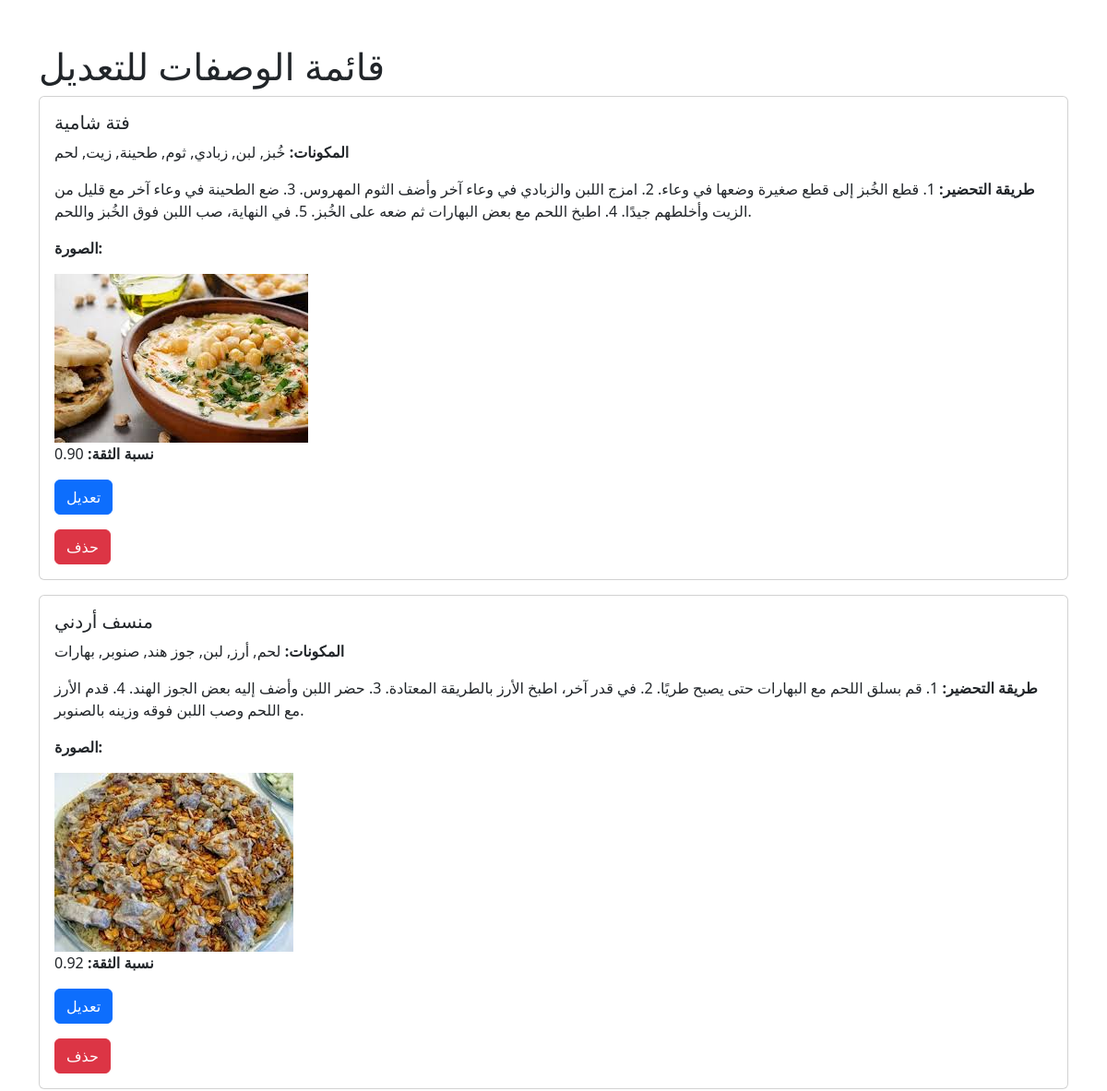
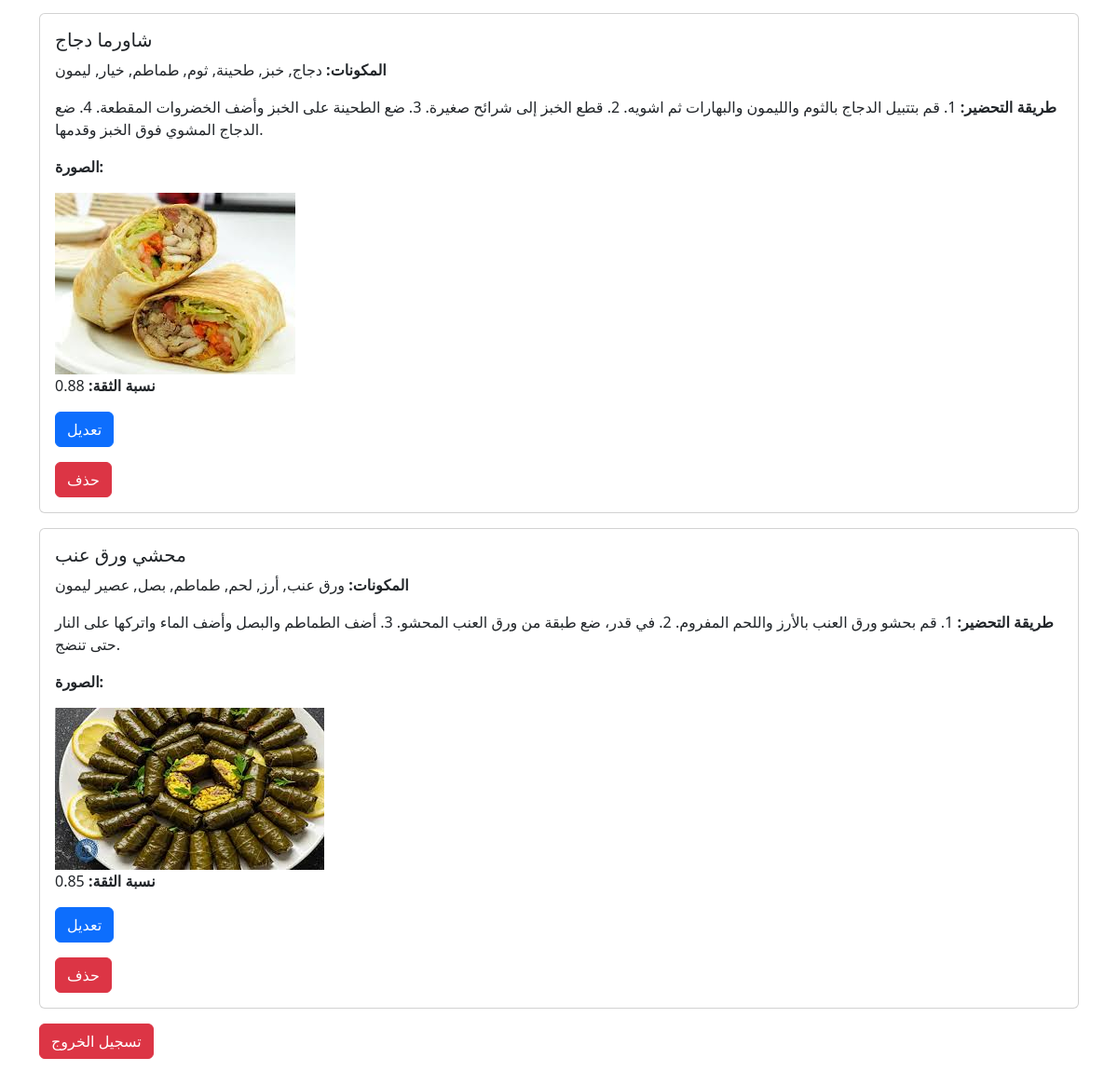
The app's page /edit_all (signed in) with its own data (2 pictures, top to bottom).
### tables this page shows
CREATE TABLE recipes (
                    id INTEGER PRIMARY KEY AUTOINCREMENT,
                    title TEXT NOT NULL,
                    ingredients TEXT NOT NULL,
                    instructions TEXT NOT NULL,
                    image TEXT,
                    confidence REAL NOT NULL);

### app.py (the view)
@app.route('/edit_all')
def edit_all():
    if not session.get('admin'):
        return redirect(url_for('login'))
    conn = sqlite3.connect('recipes.db')
    c = conn.cursor()
    c.execute('SELECT * FROM recipes')
    recipes = c.fetchall()
    conn.close()
    return render_template('edit_all.html', recipes=recipes)

### templates/edit_all.html (shortened to what this page needs)
<!DOCTYPE html>
<html lang="ar">
<head>
    <link href="https://cdn.jsdelivr.net/npm/bootstrap@5.3.0/dist/css/bootstrap.min.css" rel="stylesheet">
</head>
<body class="container">
    <h1 class="mt-5">قائمة الوصفات للتعديل</h1>
    {% for recipe in recipes %}
        <div class="card mb-3">
            <div class="card-body">
                <h5 class="card-title">{{ recipe[1] }}</h5>
                <p><strong>المكونات:</strong> {{ recipe[2] }}</p>
                <p><strong>طريقة التحضير:</strong> {{ recipe[3] }}</p>
                {% if recipe[4] %}
                    <p><strong>الصورة:</strong></p>
                    <img src="{{ url_for('static', filename='uploads/' + recipe[4]) }}" alt="صورة الوصفة" style="max-width: 300px;">
                {% else %}
                    <p><strong>الصورة:</strong> لا توجد صورة</p>
                {% endif %}
                <p><strong>نسبة الثقة:</strong> {{ "%.2f"|format(recipe[5]) }}</p>
                <a href="{{ url_for('edit_recipe', recipe_id=recipe[0]) }}" class="btn btn-primary">تعديل</a>
                <form action="{{ url_for('delete_recipe', recipe_id=recipe[0]) }}" method="POST"  onsubmit="return confirm('هل أنت متأكد من حذف هذه الوصفة؟');">
                    <button type="submit" class="btn btn-danger mt-3">حذف</button>
                </form>
            </div>
        </div>
    {% endfor %}
    <a href="{{ url_for('logout') }}" class="btn btn-danger mb-5">تسجيل الخروج</a>
</body>
</html>

### records on screen
recipes: title "فتة شامية", ingredients "خُبز, لبن, زبادي, ثوم, طحينة, زيت, لحم", instructions "1. قطع الخُبز إلى قطع صغيرة وضعها في وعاء. 2. امزج اللبن والزبادي في وعاء آخر وأضف الثوم المهروس. 3. ضع الطحينة في وعاء آخر مع قليل من الزيت وأخلطهم جيدًا. 4. اطبخ اللحم مع بعض البهارات ثم ضعه على الخُبز. 5. في النهاية، صب اللبن فوق الخُبز واللحم.", image (picture), confidence "0.90"
recipes: title "منسف أردني", ingredients "لحم, أرز, لبن, جوز هند, صنوبر, بهارات", instructions "1. قم بسلق اللحم مع البهارات حتى يصبح طريًا. 2. في قدر آخر، اطبخ الأرز بالطريقة المعتادة. 3. حضر اللبن وأضف إليه بعض الجوز الهند. 4. قدم الأرز مع اللحم وصب اللبن فوقه وزينه بالصنوبر.", image (picture), confidence "0.92"
recipes: title "شاورما دجاج", ingredients "دجاج, خبز, طحينة, ثوم, طماطم, خيار, ليمون", instructions "1. قم بتتبيل الدجاج بالثوم والليمون والبهارات ثم اشويه. 2. قطع الخبز إلى شرائح صغيرة. 3. ضع الطحينة على الخبز وأضف الخضروات المقطعة. 4. ضع الدجاج المشوي فوق الخبز وقدمها.", image (picture), confidence "0.88"
recipes: title "محشي ورق عنب", ingredients "ورق عنب, أرز, لحم, طماطم, بصل, عصير ليمون", instructions "1. قم بحشو ورق العنب بالأرز واللحم المفروم. 2. في قدر، ضع طبقة من ورق العنب المحشو. 3. أضف الطماطم والبصل وأضف الماء واتركها على النار حتى تنضج.", image (picture), confidence "0.85"
